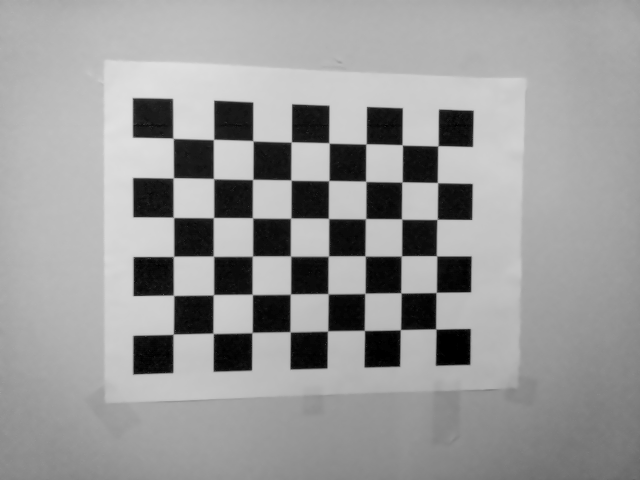
#> input picture calibration_images/1708906208068.png, 640 x 480 px; its folder holds only this picture in this run
$ python Q2.py
#> lines starting #> are read from the running program, lines starting #| are printed output that depends on the picture; after the words box and inside, x2 and y2 are one past the last pixel; in counts of white or black regions, pixels touching at a corner belong together; long printed decimals are rounded
import numpy as np
import cv2
import glob

def calibrate_camera(images_path, pattern_size, square_size):
#> called with images_path = './calibration_images/*.png', pattern_size = (8, 6), square_size = 25
    criteria = (cv2.TERM_CRITERIA_EPS + cv2.TERM_CRITERIA_MAX_ITER, 30, 0.001)
    # Prepare object points
    objp = np.zeros((pattern_size[0] * pattern_size[1], 3), np.float32)
    objp[:, :2] = np.mgrid[0:pattern_size[0], 0:pattern_size[1]].T.reshape(-1, 2)

    objp = objp * square_size

    # Arrays to store object points and image points from all the images.
    obj_points = []  # 3D points in real world space
    img_points = []  # 2D points in image plane.

    # Read images
    images = glob.glob(images_path)
    img_size = (640, 480)
    for image in images:
        img = cv2.imread(image)
#> img is the input picture: shape (480, 640, 3); min 0, max 224, mean 153.7
        gray = cv2.cvtColor(img, cv2.COLOR_BGR2GRAY)
        img_size = gray.shape[::-1]
#> img_size = (640, 480)

        # Find the chessboard corners
        ret, corners = cv2.findChessboardCorners(gray, pattern_size, None)
#> ret = True; corners = 48 rows, first 8: [173.1, 138.4], [213.5, 139.5], [253, 140.7], [291.2, 141.9], [328.9, 143.1], [365.8, 143.8], [402.3, 144.7], [437.9, 145.9]

        # If found, add object points, image points (after refining them)
        if ret:
            obj_points.append(objp)
            corners2 = cv2.cornerSubPix(gray, corners, (11, 11), (-1, -1), criteria)
#> corners2 = 48 rows, first 8: [173, 138.3], [213.5, 139.4], [252.9, 140.8], [291.2, 142], [329, 142.9], [366, 143.9], [402.3, 144.9], [437.9, 145.8]
            img_points.append(corners2)

            # Draw and display the corners
            cv2.drawChessboardCorners(img, pattern_size, corners2, ret)
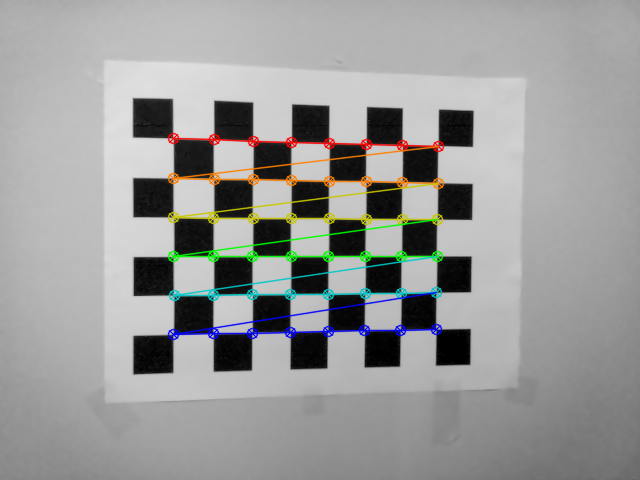
#> img: shape (480, 640, 3); 4.04% of pixels changed, all inside (x1, y1, x2, y2) = (167, 132, 445, 341)
            cv2.imshow('img', img)
            cv2.waitKey(500)

    cv2.destroyAllWindows()

    ret, mtx, dist, r_vecs, t_vecs = cv2.calibrateCamera(obj_points, img_points, img_size, None, None)
#> ret = 0.104; mtx = [[825.6, 0, 329.8], [0, 820.4, 252.3], [0, 0, 1]]; dist = [[-0.435, 13.62, 0.00209, -0.00607, -104.8]]; r_vecs = ([0.039, -0.19, 0.0035],); t_vecs = ([-98.69, -72.44, 521.5],)

    return mtx,dist,r_vecs


path = './calibration_images/*.png'
chessboard_size = (8, 6)
square_size_mm = 25

mtx, dist,rvecs = calibrate_camera(path, chessboard_size, square_size_mm)
#> mtx = [[825.6, 0, 329.8], [0, 820.4, 252.3], [0, 0, 1]]; dist = [[-0.435, 13.62, 0.00209, -0.00607, -104.8]]; rvecs = ([0.039, -0.19, 0.0035],)

# Print the results
print("Intrinsic matrix:\n", mtx)
#| Intrinsic matrix:
#|  [[825.560    0.         329.780]
#|  [  0.         820.398 252.345]
#|  [  0.           0.           1.        ]]
print("Distortion coefficients:\n", dist)
#| Distortion coefficients:
#|  [[-4.34774254e-01  1.36208446e+01  2.08581400e-03 -6.07175340e-03
#|   -1.04811775e+02]]

# Compute rotation angles for the first image's extrinsic parameters
if rvecs:
    R, _ = cv2.Rodrigues(rvecs[0])
#> R = [[0.982, -0.00716, -0.188], [-0.00021, 0.999, -0.0391], [0.189, 0.0384, 0.981]]
    thetaX = np.degrees(np.arctan2(R[2, 1], R[2, 2]))
#> thetaX = 2.24
    thetaY = np.degrees(np.arctan2(-R[2, 0], np.sqrt(R[2, 1]**2 + R[2, 2]**2)))
#> thetaY = -10.87
    thetaZ = np.degrees(np.arctan2(R[1, 0], R[0, 0]))
#> thetaZ = -0.0122

    print("Rotation Angles (degrees):\n X: {:.2f}, Y: {:.2f}, Z: {:.2f}".format(thetaX, thetaY, thetaZ))
#| Rotation Angles (degrees):
#|  X: 2.24, Y: -10.87, Z: -0.01

$ run again, on calibration_images/1708906284113.png
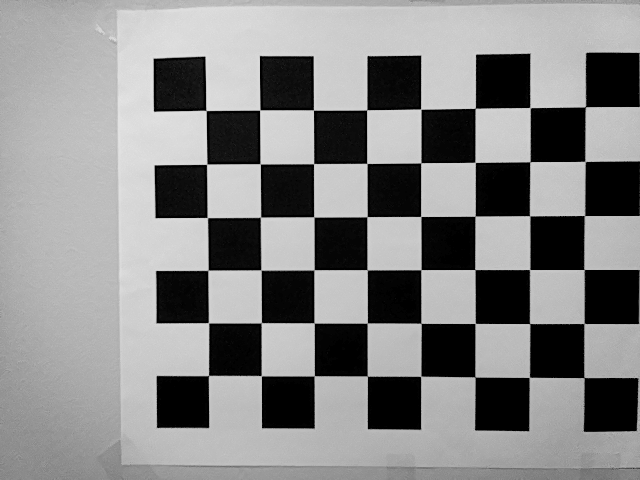
#> input picture calibration_images/1708906284113.png, 640 x 480 px
#> in calibrate_camera, img is the input picture: shape (480, 640, 3); min 0, max 228, mean 134.2
#> in calibrate_camera, `ret, corners = cv2.findChessboardCorners(gray, pattern_size, None)`: ret = True; corners = 48 rows, first 8: [206.1, 110.6], [259.8, 110], [313.5, 110.1], [366.6, 109.9], [420.8, 109.1], [475.3, 108.2], [530, 107.6], [585.4, 106.8]
#> corners2 = 48 rows, first 8: [206, 110.4], [259.8, 110], [313.4, 110], [366.7, 109.9], [420.8, 109.1], [475.3, 108.3], [530, 107.6], [585.4, 106.8]
#> in calibrate_camera, `cv2.drawChessboardCorners(img, pattern_size, corners2, ret)`:
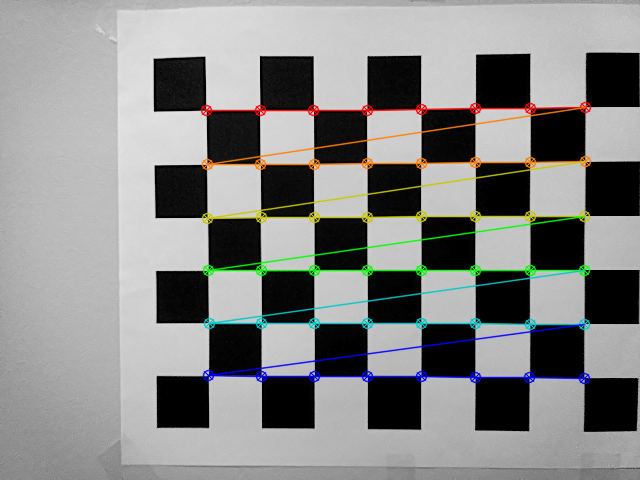
#> img: shape (480, 640, 3); 5.3% of pixels changed, all inside (x1, y1, x2, y2) = (200, 101, 592, 385)
#> in calibrate_camera, `ret, mtx, dist, r_vecs, t_vecs = cv2.calibrateCamera(obj_points, img_p..`: ret = 0.218; mtx = [[1102.2, 0, 305], [0, 1096.4, 263.2], [0, 0, 1]]; dist = [[0.372, -5.29, 0.00146, -0.0117, 32.04]]; r_vecs = ([0.0344, 0.0679, -0.00297],); t_vecs = ([-45.96, -71.64, 519],)
#> `mtx, dist,rvecs = calibrate_camera(path, chessboard_size, square_size_..`: mtx = [[1102.2, 0, 305], [0, 1096.4, 263.2], [0, 0, 1]]; dist = [[0.372, -5.29, 0.00146, -0.0117, 32.04]]; rvecs = ([0.0344, 0.0679, -0.00297],)
#| Intrinsic matrix:
#|  [[1.10224456e+03 0.00000000e+00 3.04984503e+02]
#|  [0.00000000e+00 1.09636835e+03 2.63155974e+02]
#|  [0.00000000e+00 0.00000000e+00 1.00000000e+00]]
#| Distortion coefficients:
#|  [[ 3.72141181e-01 -5.29487847e+00  1.46087451e-03 -1.16896222e-02
#|    3.20433962e+01]]
#> R = [[0.998, 0.00414, 0.0677], [-0.00181, 0.999, -0.0345], [-0.0678, 0.0343, 0.997]]
#> thetaX = 1.97
#> thetaY = 3.89
#> thetaZ = -0.104
#| Rotation Angles (degrees):
#|  X: 1.97, Y: 3.89, Z: -0.10

$ run again, on calibration_images/1708906286613.png
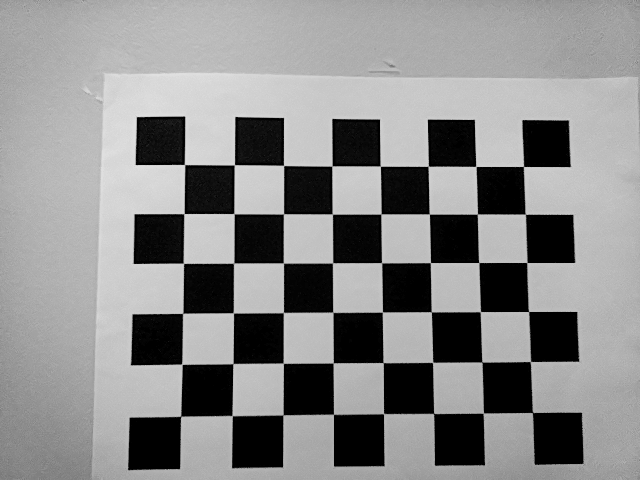
#> input picture calibration_images/1708906286613.png, 640 x 480 px
#> in calibrate_camera, img is the input picture: shape (480, 640, 3); min 0, max 225, mean 137.5
#> in calibrate_camera, `ret, corners = cv2.findChessboardCorners(gray, pattern_size, None)`: ret = True; corners = 48 rows, first 8: [184.5, 164.5], [234.5, 164.8], [283.5, 165.4], [332, 166], [380.4, 166.1], [428.2, 166.1], [475.7, 166.5], [523.4, 166.4]
#> corners2 = 48 rows, first 8: [184.5, 164.6], [234.4, 164.8], [283.6, 165.4], [331.9, 166], [380.3, 166.1], [428.3, 166.3], [475.9, 166.5], [523.4, 166.5]
#> in calibrate_camera, `cv2.drawChessboardCorners(img, pattern_size, corners2, ret)`:
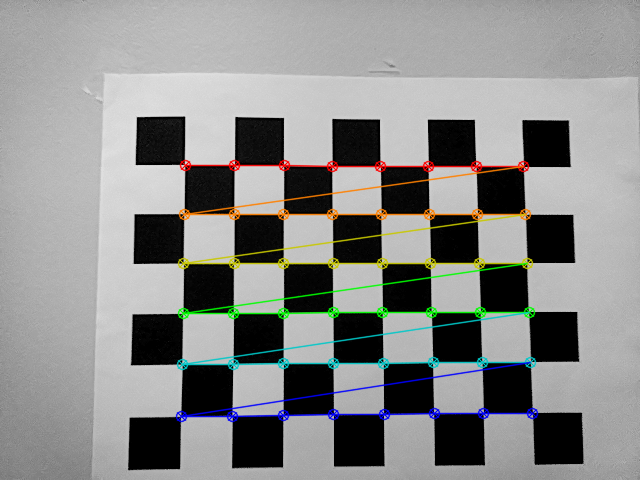
#> img: shape (480, 640, 3); 4.95% of pixels changed, all inside (x1, y1, x2, y2) = (175, 159, 539, 423)
#> in calibrate_camera, `ret, mtx, dist, r_vecs, t_vecs = cv2.calibrateCamera(obj_points, img_p..`: ret = 0.187; mtx = [[448.7, 0, 313.3], [0, 451.2, 278.4], [0, 0, 1]]; dist = [[0.0658, -0.24, 0.00124, -0.00435, 0.328]]; r_vecs = ([-0.0668, -0.0226, -0.00318],); t_vecs = ([-65.29, -57.58, 230.1],)
#> `mtx, dist,rvecs = calibrate_camera(path, chessboard_size, square_size_..`: mtx = [[448.7, 0, 313.3], [0, 451.2, 278.4], [0, 0, 1]]; dist = [[0.0658, -0.24, 0.00124, -0.00435, 0.328]]; rvecs = ([-0.0668, -0.0226, -0.00318],)
#| Intrinsic matrix:
#|  [[448.746   0.         313.255]
#|  [  0.         451.201 278.391]
#|  [  0.           0.           1.        ]]
#| Distortion coefficients:
#|  [[ 0.06578 -0.2398  0.001237  -0.004349  0.3282]]
#> R = [[1, 0.00393, -0.0225], [-0.00242, 0.998, 0.0668], [0.0227, -0.0668, 0.998]]
#> thetaX = -3.83
#> thetaY = -1.3
#> thetaZ = -0.139
#| Rotation Angles (degrees):
#|  X: -3.83, Y: -1.30, Z: -0.14

$ run again, on calibration_images/1708906305176.png
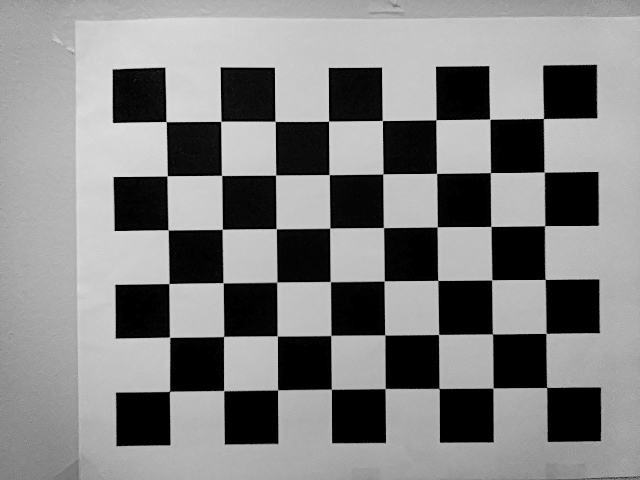
#> input picture calibration_images/1708906305176.png, 640 x 480 px
#> in calibrate_camera, img is the input picture: shape (480, 640, 3); min 0, max 221, mean 130
#> in calibrate_camera, `ret, corners = cv2.findChessboardCorners(gray, pattern_size, None)`: ret = True; corners = 48 rows, first 8: [166.2, 121.6], [220.8, 121.4], [275.2, 121.4], [328.6, 121.1], [382.3, 120.5], [435.9, 119.7], [489.8, 119.2], [543.4, 118.5]
#> corners2 = 48 rows, first 8: [166.1, 121.6], [220.8, 121.3], [275.1, 121.4], [328.6, 121.2], [382.3, 120.5], [435.9, 119.7], [489.7, 119.2], [543.4, 118.5]
#> in calibrate_camera, `cv2.drawChessboardCorners(img, pattern_size, corners2, ret)`:
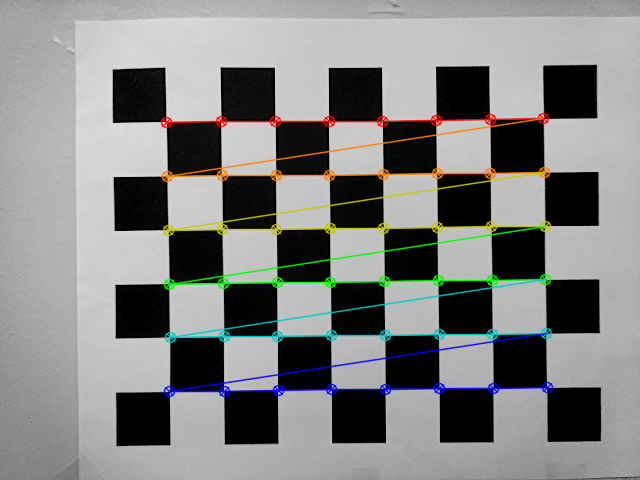
#> img: shape (480, 640, 3); 5.3% of pixels changed, all inside (x1, y1, x2, y2) = (160, 112, 554, 398)
#> in calibrate_camera, `ret, mtx, dist, r_vecs, t_vecs = cv2.calibrateCamera(obj_points, img_p..`: ret = 0.216; mtx = [[7256.2, 0, 246.4], [0, 7212, 266.7], [0, 0, 1]]; dist = [[11.86, -2298.4, 0.0207, -0.141, -4.08]]; r_vecs = ([-0.00609, 0.0468, -0.0106],); t_vecs = ([-36.63, -67.21, 3369.2],)
#> `mtx, dist,rvecs = calibrate_camera(path, chessboard_size, square_size_..`: mtx = [[7256.2, 0, 246.4], [0, 7212, 266.7], [0, 0, 1]]; dist = [[11.86, -2298.4, 0.0207, -0.141, -4.08]]; rvecs = ([-0.00609, 0.0468, -0.0106],)
#| Intrinsic matrix:
#|  [[7.25623599e+03 0.00000000e+00 2.46433686e+02]
#|  [0.00000000e+00 7.21198683e+03 2.66697653e+02]
#|  [0.00000000e+00 0.00000000e+00 1.00000000e+00]]
#| Distortion coefficients:
#|  [[ 1.18627515e+01 -2.29843745e+03  2.06601374e-02 -1.40729484e-01
#|   -4.08405398e+00]]
#> R = [[0.999, 0.0105, 0.0468], [-0.0108, 1, 0.00584], [-0.0467, -0.00633, 0.999]]
#> thetaX = -0.363
#> thetaY = 2.68
#> thetaZ = -0.618
#| Rotation Angles (degrees):
#|  X: -0.36, Y: 2.68, Z: -0.62
